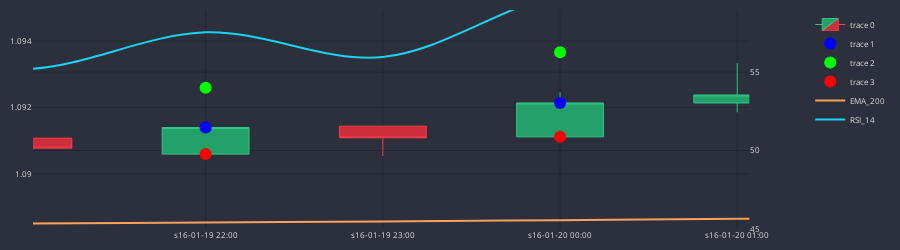

The notebook cell saved with this chart:
### Code cell
df_plot = df_slim.iloc[0:30]
cp = CandlePlot(df_plot, candles=True)

trades = cp.df_plot[df_plot.SIGNAL != NONE]

markers = ['mid_c', 'TP', 'SL']
marker_colors = ['#0000FF', '#00FF00', '#FF0000']

for i in range(3):
    cp.fig.add_trace(go.Scatter(
        x = trades.sTime,
        y = trades[markers[i]],
        mode = 'markers',
        marker = dict(color=marker_colors[i], size=12)
    ))
cp.show_plot(line_traces = ["EMA_200"], sec_traces = ['RSI_14'], height =250)

### Figure 1 — Plotly figure (JSON) as saved in the notebook; plotly's stock layout.template omitted (floating-point values rounded to 4 significant figures)
{"data": [{"close": [1.087, 1.088, 1.087, 1.087, 1.086, 1.087, 1.087, 1.089, 1.09, 1.09, 1.093, 1.092, 1.092, 1.091, 1.091, 1.091, 1.091, 1.092, 1.092, 1.093, 1.095, 1.095, 1.095, 1.095, 1.094, 1.096, 1.092, 1.093, 1.091, 1.091], "decreasing": {"fillcolor": "#CC2E3C", "line": {"color": "#FF3A4C"}}, "high": [1.088, 1.088, 1.089, 1.088, 1.087, 1.088, 1.087, 1.091, 1.091, 1.091, 1.093, 1.093, 1.094, 1.092, 1.092, 1.091, 1.091, 1.092, 1.093, 1.093, 1.095, 1.095, 1.096, 1.096, 1.096, 1.098, 1.097, 1.094, 1.093, 1.092], "increasing": {"fillcolor": "#24A06B", "line": {"color": "#2EC886"}}, "line": {"width": 1}, "low": [1.086, 1.086, 1.087, 1.087, 1.086, 1.086, 1.086, 1.086, 1.089, 1.089, 1.09, 1.092, 1.092, 1.091, 1.091, 1.091, 1.091, 1.091, 1.092, 1.092, 1.093, 1.095, 1.095, 1.095, 1.094, 1.094, 1.092, 1.092, 1.09, 1.09], "opacity": 1, "open": [1.087, 1.087, 1.088, 1.087, 1.087, 1.086, 1.087, 1.087, 1.089, 1.09, 1.09, 1.093, 1.093, 1.092, 1.091, 1.091, 1.091, 1.091, 1.092, 1.092, 1.093, 1.095, 1.095, 1.095, 1.095, 1.094, 1.096, 1.092, 1.093, 1.091], "type": "candlestick", "x": ["s16-01-19 07:00", "s16-01-19 08:00", "s16-01-19 09:00", "s16-01-19 10:00", "s16-01-19 11:00", "s16-01-19 12:00", "s16-01-19 13:00", "s16-01-19 14:00", "s16-01-19 15:00", "s16-01-19 16:00", "s16-01-19 17:00", "s16-01-19 18:00", "s16-01-19 19:00", "s16-01-19 20:00", "s16-01-19 21:00", "s16-01-19 22:00", "s16-01-19 23:00", "s16-01-20 00:00", "s16-01-20 01:00", "s16-01-20 02:00", "s16-01-20 03:00", "s16-01-20 04:00", "s16-01-20 05:00", "s16-01-20 06:00", "s16-01-20 07:00", "s16-01-20 08:00", "s16-01-20 09:00", "s16-01-20 10:00", "s16-01-20 11:00", "s16-01-20 12:00"]}, {"marker": {"color": "#0000FF", "size": 12}, "mode": "markers", "type": "scatter", "x": ["s16-01-19 11:00", "s16-01-19 22:00", "s16-01-20 00:00", "s16-01-20 06:00", "s16-01-20 08:00"], "y": [1.086, 1.091, 1.092, 1.095, 1.096]}, {"marker": {"color": "#00FF00", "size": 12}, "mode": "markers", "type": "scatter", "x": ["s16-01-19 11:00", "s16-01-19 22:00", "s16-01-20 00:00", "s16-01-20 06:00", "s16-01-20 08:00"], "y": [1.085, 1.093, 1.094, 1.096, 1.1]}, {"marker": {"color": "#FF0000", "size": 12}, "mode": "markers", "type": "scatter", "x": ["s16-01-19 11:00", "s16-01-19 22:00", "s16-01-20 00:00", "s16-01-20 06:00", "s16-01-20 08:00"], "y": [1.087, 1.091, 1.091, 1.095, 1.094]}, {"line": {"shape": "spline", "width": 2}, "name": "EMA_200", "type": "scatter", "x": ["s16-01-19 07:00", "s16-01-19 08:00", "s16-01-19 09:00", "s16-01-19 10:00", "s16-01-19 11:00", "s16-01-19 12:00", "s16-01-19 13:00", "s16-01-19 14:00", "s16-01-19 15:00", "s16-01-19 16:00", "s16-01-19 17:00", "s16-01-19 18:00", "s16-01-19 19:00", "s16-01-19 20:00", "s16-01-19 21:00", "s16-01-19 22:00", "s16-01-19 23:00", "s16-01-20 00:00", "s16-01-20 01:00", "s16-01-20 02:00", "s16-01-20 03:00", "s16-01-20 04:00", "s16-01-20 05:00", "s16-01-20 06:00", "s16-01-20 07:00", "s16-01-20 08:00", "s16-01-20 09:00", "s16-01-20 10:00", "s16-01-20 11:00", "s16-01-20 12:00"], "xaxis": "x", "y": [1.088, 1.088, 1.088, 1.088, 1.088, 1.088, 1.088, 1.088, 1.088, 1.088, 1.088, 1.088, 1.088, 1.088, 1.089, 1.089, 1.089, 1.089, 1.089, 1.089, 1.089, 1.089, 1.089, 1.089, 1.089, 1.089, 1.089, 1.089, 1.089, 1.089], "yaxis": "y"}, {"line": {"shape": "spline", "width": 2}, "name": "RSI_14", "type": "scatter", "x": ["s16-01-19 07:00", "s16-01-19 08:00", "s16-01-19 09:00", "s16-01-19 10:00", "s16-01-19 11:00", "s16-01-19 12:00", "s16-01-19 13:00", "s16-01-19 14:00", "s16-01-19 15:00", "s16-01-19 16:00", "s16-01-19 17:00", "s16-01-19 18:00", "s16-01-19 19:00", "s16-01-19 20:00", "s16-01-19 21:00", "s16-01-19 22:00", "s16-01-19 23:00", "s16-01-20 00:00", "s16-01-20 01:00", "s16-01-20 02:00", "s16-01-20 03:00", "s16-01-20 04:00", "s16-01-20 05:00", "s16-01-20 06:00", "s16-01-20 07:00", "s16-01-20 08:00", "s16-01-20 09:00", "s16-01-20 10:00", "s16-01-20 11:00", "s16-01-20 12:00"], "xaxis": "x", "y": [36.24, 47.62, 42.48, 42.81, 38.85, 45.18, 41.81, 53.09, 55.53, 57.82, 64.86, 63.57, 63.21, 56.41, 55.2, 57.55, 55.97, 59.97, 60.85, 63.8, 68.35, 70.26, 67.14, 68.87, 60.26, 67.09, 50.8, 51.61, 46.11, 47.72], "yaxis": "y2"}], "layout": {"font": {"color": "#e1e1e1", "size": 8}, "height": 250, "margin": {"b": 10, "l": 10, "r": 10, "t": 10}, "paper_bgcolor": "#2c303c", "plot_bgcolor": "#2c303c", "width": 900, "xaxis": {"anchor": "y", "autorange": false, "domain": [0, 0.94], "gridcolor": "#1f292f", "nticks": 5, "range": [14.03, 18.07], "rangeslider": {"visible": false, "yaxis": {}, "yaxis2": {}}, "type": "category"}, "yaxis": {"anchor": "x", "autorange": false, "domain": [0, 1], "gridcolor": "#1f292f", "range": [1.088, 1.095], "type": "linear"}, "yaxis2": {"anchor": "x", "autorange": false, "gridcolor": "#1f292f", "overlaying": "y", "range": [44.99, 58.97], "side": "right", "type": "linear"}}}
